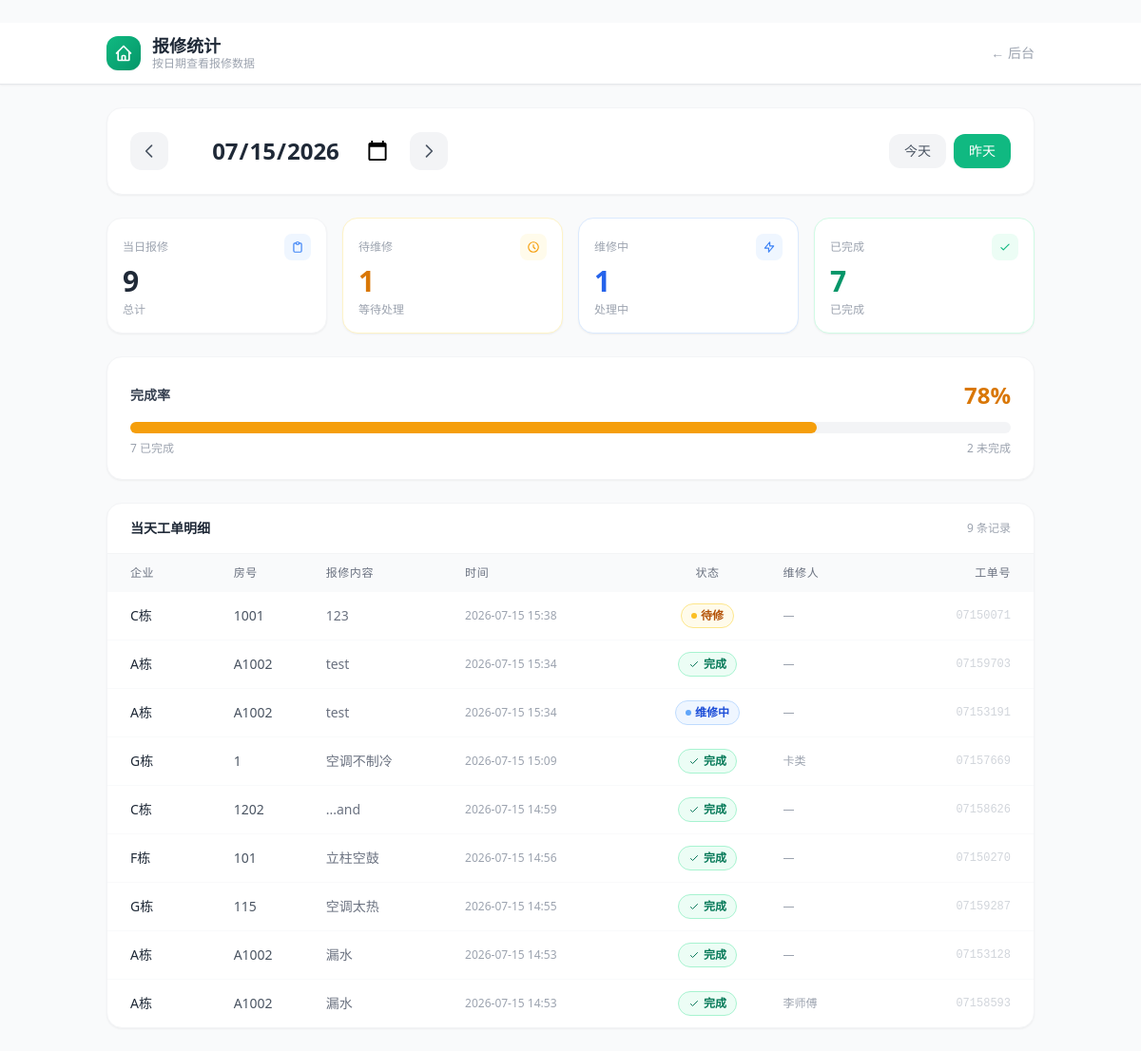
The page /stats/2026-07-15 on the database its author committed.
### tables this page shows
CREATE TABLE orders (
        id INTEGER PRIMARY KEY AUTOINCREMENT,
        work_order TEXT UNIQUE NOT NULL,
        company TEXT NOT NULL,
        company_code TEXT NOT NULL,
        building TEXT DEFAULT '',
        room TEXT NOT NULL,
        reporter_name TEXT DEFAULT '',
        reporter_phone TEXT DEFAULT '',
        repair_type TEXT DEFAULT '',
        description TEXT NOT NULL,
        status TEXT NOT NULL DEFAULT 'pending',
        assigned_to TEXT DEFAULT '',
        created_at TEXT NOT NULL,
        updated_at TEXT NOT NULL
    );

### app.py (the view)
@app.route("/stats")
@app.route("/stats/<date_str>")
def stats(date_str=None):
    from datetime import datetime, timedelta
    if date_str is None:
        date_str = datetime.now().strftime("%Y-%m-%d")
    else:
        try:
            datetime.strptime(date_str, "%Y-%m-%d")
        except:
            date_str = datetime.now().strftime("%Y-%m-%d")
    orders = database.get_orders_by_date(date_str)
    total = len(orders)
    pending = sum(1 for o in orders if o["status"] == "pending")
    in_progress = sum(1 for o in orders if o["status"] == "in_progress")
    completed = sum(1 for o in orders if o["status"] == "completed")
    rate = round(completed / total * 100) if total > 0 else 0
    current = datetime.strptime(date_str, "%Y-%m-%d")
    prev_date = (current - timedelta(days=1)).strftime("%Y-%m-%d")
    next_date = (current + timedelta(days=1)).strftime("%Y-%m-%d")
    today_str = datetime.now().strftime("%Y-%m-%d")
    return render_template(
        "stats.html",
        date_str=date_str,
        total=total,
        pending=pending,
        in_progress=in_progress,
        completed=completed,
        rate=rate,
        orders=orders,
        prev_date=prev_date,
        next_date=next_date,
        today_str=today_str,
    )

### database.py (called while the page is built)
def get_orders_by_date(date_str):
    conn = get_db()
    try:
        cursor = conn.cursor()
        cursor.execute(f"SELECT * FROM orders WHERE created_at LIKE {PLACEHOLDER} ORDER BY created_at DESC", (f"{date_str}%",))
        rows = _fetch_all(cursor)
        return rows
    finally:
        conn.close()

    def get_db():
        conn = sqlite3.connect(DATABASE_PATH, timeout=30)
        conn.row_factory = sqlite3.Row
        conn.execute("PRAGMA journal_mode=WAL")
        conn.execute("PRAGMA busy_timeout=30000")
        return conn

    def _fetch_all(cursor):
        return cursor.fetchall()

### templates/stats.html (shortened to what this page needs)
﻿<!DOCTYPE html>
<html lang="zh-CN">
<head>
    <script src="https://cdn.tailwindcss.com"></script>
</head>
<body class="bg-gray-50 font-sans antialiased">
    <header class="bg-white border-b border-gray-200 sticky top-0 z-50 shadow-sm">
        <div class="max-w-5xl mx-auto px-4 sm:px-6">
            <div class="flex items-center justify-between h-16">
                <div class="flex items-center gap-3">
                    <a href="/admin" class="w-9 h-9 bg-gradient-to-br from-emerald-500 to-emerald-600 rounded-xl flex items-center justify-center shadow-sm">
                        <svg class="w-5 h-5 text-white" fill="none" viewBox="0 0 24 24" stroke="currentColor"><path stroke-linecap="round" stroke-linejoin="round" stroke-width="2" d="M3 12l2-2m0 0l7-7 7 7M5 10v10a1 1 0 001 1h3m10-11l2 2m-2-2v10a1 1 0 01-1 1h-3m-6 0a1 1 0 001-1v-4a1 1 0 011-1h2a1 1 0 011 1v4a1 1 0 001 1m-6 0h6"/></svg>
                    </a>
                    <div>
                        <h1 class="text-gray-800 font-bold text-lg leading-tight">报修统计</h1>
                        <p class="text-gray-400 text-xs">按日期查看报修数据</p>
                    </div>
                </div>
                <a href="/admin" class="text-gray-400 hover:text-emerald-600 transition-colors text-sm">← 后台</a>
            </div>
        </div>
    </header>
    <div class="max-w-5xl mx-auto px-4 sm:px-6 py-6">
        <div class="bg-white rounded-2xl shadow-sm border border-gray-100 p-4 sm:p-6 mb-6">
            <div class="flex flex-col sm:flex-row items-center justify-between gap-4">
                <div class="flex items-center gap-3">
                    <a href="/stats/{{ prev_date }}" class="w-10 h-10 bg-gray-100 hover:bg-gray-200 rounded-xl flex items-center justify-center transition-colors">
                        <svg class="w-5 h-5 text-gray-600" fill="none" viewBox="0 0 24 24" stroke="currentColor"><path stroke-linecap="round" stroke-linejoin="round" stroke-width="2" d="M15 19l-7-7 7-7"/></svg>
                    </a>
                    <div class="text-center">
                        <input type="date" value="{{ date_str }}"
                               onchange="window.location.href='/stats/' + this.value"
                               class="text-xl sm:text-2xl font-bold text-gray-800 bg-transparent border-none outline-none cursor-pointer text-center
                                      [color-scheme:light] focus:ring-2 focus:ring-emerald-500 rounded-lg px-2 py-1"
                               style="border: none; -webkit-appearance: none;">
                    </div>
                    <a href="/stats/{{ next_date }}"
                       class="w-10 h-10 bg-gray-100 hover:bg-gray-200 rounded-xl flex items-center justify-center transition-colors
                              {% if next_date > today_str %}opacity-30 pointer-events-none{% endif %}">
                        <svg class="w-5 h-5 text-gray-600" fill="none" viewBox="0 0 24 24" stroke="currentColor"><path stroke-linecap="round" stroke-linejoin="round" stroke-width="2" d="M9 5l7 7-7 7"/></svg>
                    </a>
                </div>
                <div class="flex gap-2">
                    <a href="/stats/{{ today_str }}" class="px-4 py-2 rounded-xl text-sm font-medium transition-colors
                        {% if date_str == today_str %}bg-emerald-500 text-white shadow-sm{% else %}bg-gray-100 text-gray-600 hover:bg-gray-200{% endif %}">
                        今天
                    </a>
                    <a href="/stats/{{ prev_date }}" class="px-4 py-2 rounded-xl text-sm font-medium {% if date_str == today_str %}bg-gray-100 text-gray-600 hover:bg-gray-200{% else %}bg-emerald-500 text-white shadow-sm{% endif %}">
                        昨天
                    </a>
                </div>
            </div>
        </div>
        <div class="grid grid-cols-2 sm:grid-cols-4 gap-3 sm:gap-4 mb-6">
            <div class="bg-white rounded-2xl shadow-sm border border-gray-100 p-4">
                <div class="flex items-center justify-between mb-1">
                    <span class="text-gray-400 text-xs font-medium">当日报修</span>
                    <div class="w-7 h-7 bg-blue-50 rounded-lg flex items-center justify-center">
                        <svg class="w-3.5 h-3.5 text-blue-500" fill="none" viewBox="0 0 24 24" stroke="currentColor"><path stroke-linecap="round" stroke-linejoin="round" stroke-width="2" d="M9 5H7a2 2 0 00-2 2v12a2 2 0 002 2h10a2 2 0 002-2V7a2 2 0 00-2-2h-2M9 5a2 2 0 002 2h2a2 2 0 002-2M9 5a2 2 0 012-2h2a2 2 0 012 2"/></svg>
                    </div>
                </div>
                <p class="text-3xl font-bold text-gray-800">{{ total }}</p>
                <p class="text-xs text-gray-400 mt-1">总计</p>
            </div>
            <div class="bg-white rounded-2xl shadow-sm border border-amber-100 p-4">
                <div class="flex items-center justify-between mb-1">
                    <span class="text-gray-400 text-xs font-medium">待维修</span>
                    <div class="w-7 h-7 bg-amber-50 rounded-lg flex items-center justify-center">
                        <svg class="w-3.5 h-3.5 text-amber-500" fill="none" viewBox="0 0 24 24" stroke="currentColor"><path stroke-linecap="round" stroke-linejoin="round" stroke-width="2" d="M12 8v4l3 3m6-3a9 9 0 11-18 0 9 9 0 0118 0z"/></svg>
                    </div>
                </div>
                <p class="text-3xl font-bold text-amber-600">{{ pending }}</p>
                <p class="text-xs text-gray-400 mt-1">等待处理</p>
            </div>
            <div class="bg-white rounded-2xl shadow-sm border border-blue-100 p-4">
                <div class="flex items-center justify-between mb-1">
                    <span class="text-gray-400 text-xs font-medium">维修中</span>
                    <div class="w-7 h-7 bg-blue-50 rounded-lg flex items-center justify-center">
                        <svg class="w-3.5 h-3.5 text-blue-500" fill="none" viewBox="0 0 24 24" stroke="currentColor"><path stroke-linecap="round" stroke-linejoin="round" stroke-width="2" d="M13 10V3L4 14h7v7l9-11h-7z"/></svg>
                    </div>
                </div>
                <p class="text-3xl font-bold text-blue-600">{{ in_progress }}</p>
                <p class="text-xs text-gray-400 mt-1">处理中</p>
            </div>
            <div class="bg-white rounded-2xl shadow-sm border border-emerald-100 p-4">
                <div class="flex items-center justify-between mb-1">
                    <span class="text-gray-400 text-xs font-medium">已完成</span>
                    <div class="w-7 h-7 bg-emerald-50 rounded-lg flex items-center justify-center">
                        <svg class="w-3.5 h-3.5 text-emerald-500" fill="none" viewBox="0 0 24 24" stroke="currentColor"><path stroke-linecap="round" stroke-linejoin="round" stroke-width="2" d="M5 13l4 4L19 7"/></svg>
                    </div>
                </div>
                <p class="text-3xl font-bold text-emerald-600">{{ completed }}</p>
                <p class="text-xs text-gray-400 mt-1">已完成</p>
            </div>
        </div>
        <div class="bg-white rounded-2xl shadow-sm border border-gray-100 p-4 sm:p-6 mb-6">
            <div class="flex items-center justify-between mb-3">
                <span class="text-gray-700 font-semibold text-sm">完成率</span>
                <span class="text-2xl font-bold {% if rate >= 80 %}text-emerald-600{% elif rate >= 50 %}text-amber-600{% else %}text-red-500{% endif %}">
                    {{ rate }}%
                </span>
            </div>
            <div class="w-full bg-gray-100 rounded-full h-3">
                <div class="h-3 rounded-full transition-all duration-500
                    {% if rate >= 80 %}bg-emerald-500{% elif rate >= 50 %}bg-amber-500{% else %}bg-red-500{% endif %}"
                    style="width:{{ rate }}%"></div>
            </div>
            <div class="flex justify-between text-xs text-gray-400 mt-2">
                <span>{{ completed }} 已完成</span>
                <span>{{ total - completed }} 未完成</span>
            </div>
        </div>
        <div class="bg-white rounded-2xl shadow-sm border border-gray-100 overflow-hidden">
            <div class="px-4 sm:px-6 py-4 border-b border-gray-100 flex items-center justify-between">
                <h2 class="text-gray-800 font-bold text-sm">当天工单明细</h2>
                <span class="text-xs text-gray-400">{{ orders|length }} 条记录</span>
            </div>
            {% if orders %}
            <div class="overflow-x-auto">
                <table class="w-full text-sm">
                    <thead>
                        <tr class="bg-gray-50 text-gray-500 text-xs uppercase tracking-wider">
                            <th class="text-left px-4 sm:px-6 py-3 font-medium">企业</th>
                            <th class="text-left px-2 py-3 font-medium">房号</th>
                            <th class="text-left px-2 py-3 font-medium hidden sm:table-cell">报修内容</th>
                            <th class="text-left px-2 py-3 font-medium hidden md:table-cell">时间</th>
                            <th class="text-center px-2 py-3 font-medium">状态</th>
                            <th class="text-left px-2 py-3 font-medium hidden lg:table-cell">维修人</th>
                            <th class="text-right px-4 sm:px-6 py-3 font-medium">工单号</th>
                        </tr>
                    </thead>
                    <tbody class="divide-y divide-gray-50">
                        {% for o in orders %}
                        <tr class="hover:bg-gray-50 transition-colors">
                            <td class="px-4 sm:px-6 py-3 text-gray-800 font-medium truncate max-w-[100px]">{{ o.company }}</td>
                            <td class="px-2 py-3 text-gray-600">{{ o.room }}</td>
                            <td class="px-2 py-3 text-gray-500 truncate max-w-[150px] hidden sm:table-cell">{{ o.description }}</td>
                            <td class="px-2 py-3 text-gray-400 text-xs hidden md:table-cell">{{ o.created_at[:16] }}</td>
                            <td class="px-2 py-3 text-center">
                                {% if o.status == "pending" %}
                                <span class="inline-flex items-center gap-1 text-xs font-semibold px-2.5 py-1 bg-amber-50 text-amber-700 border border-amber-200 rounded-full">
                                    <span class="w-1.5 h-1.5 bg-amber-400 rounded-full"></span>待修
                                </span>
                                {% elif o.status == "in_progress" %}
                                <span class="inline-flex items-center gap-1 text-xs font-semibold px-2.5 py-1 bg-blue-50 text-blue-700 border border-blue-200 rounded-full">
                                    <span class="w-1.5 h-1.5 bg-blue-400 rounded-full animate-pulse"></span>维修中
                                </span>
                                {% elif o.status == "completed" %}
                                <span class="inline-flex items-center gap-1 text-xs font-semibold px-2.5 py-1 bg-emerald-50 text-emerald-700 border border-emerald-200 rounded-full">
                                    <svg class="w-3 h-3" fill="none" viewBox="0 0 24 24" stroke="currentColor"><path stroke-linecap="round" stroke-linejoin="round" stroke-width="2" d="M5 13l4 4L19 7"/></svg>完成
                                </span>
                                {% endif %}
                            </td>
                            <td class="px-2 py-3 text-gray-400 text-xs hidden lg:table-cell">{{ o.assigned_to or "—" }}</td>
                            <td class="px-4 sm:px-6 py-3 text-right">
                                <span class="text-xs text-gray-300 font-mono">{{ o.work_order[-8:] }}</span>
                            </td>
                        </tr>
                        {% endfor %}
                    </tbody>
                </table>
            </div>
            {% endif %}
        </div>
    </div>
</body>
</html>

### rows shown on the page
orders: company "C栋", room "1001", description "123", created_at "2026-07-15 15:38", status "pending" (drawn), assigned_to "—", work_order "07150071"
orders: company "A栋", room "A1002", description "test", created_at "2026-07-15 15:34", status "completed" (drawn), assigned_to "—", work_order "07159703"
orders: company "A栋", room "A1002", description "test", created_at "2026-07-15 15:34", status "in_progress" (drawn), assigned_to "—", work_order "07153191"
orders: company "G栋", room "1", description "空调不制冷", created_at "2026-07-15 15:09", status "completed" (drawn), assigned_to "卡类", work_order "07157669"
orders: company "C栋", room "1202", description "...and", created_at "2026-07-15 14:59", status "completed" (drawn), assigned_to "—", work_order "07158626"
orders: company "F栋", room "101", description "立柱空鼓", created_at "2026-07-15 14:56", status "completed" (drawn), assigned_to "—", work_order "07150270"
orders: company "G栋", room "115", description "空调太热", created_at "2026-07-15 14:55", status "completed" (drawn), assigned_to "—", work_order "07159287"
orders: company "A栋", room "A1002", description "漏水", created_at "2026-07-15 14:53", status "completed" (drawn), assigned_to "—", work_order "07153128"
orders: company "A栋", room "A1002", description "漏水", created_at "2026-07-15 14:53", status "completed" (drawn), assigned_to "李师傅", work_order "07158593"

### other values the page prints
{{ total }} "9"
{{ pending }} "1"
{{ in_progress }} "1"
{{ completed }} "7"
{{ rate }} "78"
{{ total - completed }} "2"
{{ orders|length }} "9"
